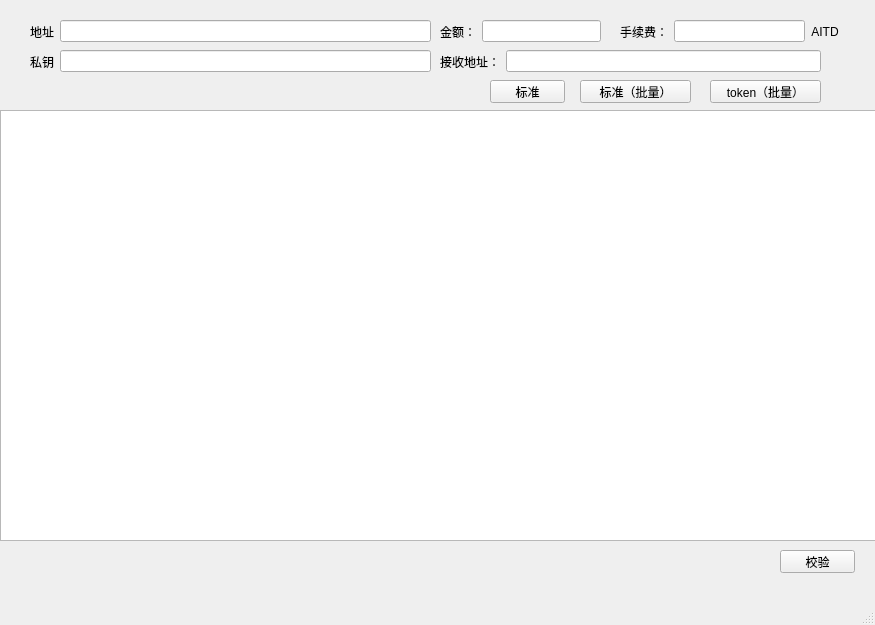
<?xml version="1.0" encoding="UTF-8"?>
<ui version="4.0">
 <class>MainWindow</class>
 <widget class="QMainWindow" name="MainWindow">
  <property name="geometry">
   <rect>
    <x>0</x>
    <y>0</y>
    <width>875</width>
    <height>625</height>
   </rect>
  </property>
  <property name="windowTitle">
   <string>MainWindow</string>
  </property>
  <widget class="QWidget" name="centralwidget">
   <widget class="QTableView" name="tableView">
    <property name="geometry">
     <rect>
      <x>0</x>
      <y>110</y>
      <width>881</width>
      <height>431</height>
     </rect>
    </property>
   </widget>
   <widget class="QPushButton" name="btn_std">
    <property name="geometry">
     <rect>
      <x>490</x>
      <y>80</y>
      <width>75</width>
      <height>23</height>
     </rect>
    </property>
    <property name="text">
     <string>标准</string>
    </property>
   </widget>
   <widget class="QPushButton" name="btn_std_batch">
    <property name="geometry">
     <rect>
      <x>580</x>
      <y>80</y>
      <width>111</width>
      <height>23</height>
     </rect>
    </property>
    <property name="text">
     <string>标准（批量）</string>
    </property>
   </widget>
   <widget class="QPushButton" name="btn_verify">
    <property name="geometry">
     <rect>
      <x>780</x>
      <y>550</y>
      <width>75</width>
      <height>23</height>
     </rect>
    </property>
    <property name="text">
     <string>校验</string>
    </property>
   </widget>
   <widget class="QWidget" name="layoutWidget">
    <property name="geometry">
     <rect>
      <x>440</x>
      <y>20</y>
      <width>161</width>
      <height>23</height>
     </rect>
    </property>
    <layout class="QHBoxLayout" name="horizontalLayout_3">
     <item>
      <widget class="QLabel" name="label_7">
       <property name="text">
        <string>金额：</string>
       </property>
       <property name="alignment">
        <set>Qt::AlignRight|Qt::AlignTrailing|Qt::AlignVCenter</set>
       </property>
      </widget>
     </item>
     <item>
      <widget class="QLineEdit" name="lineEdit_amount"/>
     </item>
    </layout>
   </widget>
   <widget class="QWidget" name="layoutWidget_2">
    <property name="geometry">
     <rect>
      <x>620</x>
      <y>20</y>
      <width>219</width>
      <height>23</height>
     </rect>
    </property>
    <layout class="QHBoxLayout" name="horizontalLayout_5">
     <item>
      <widget class="QLabel" name="label_8">
       <property name="text">
        <string>手续费：</string>
       </property>
       <property name="alignment">
        <set>Qt::AlignCenter</set>
       </property>
      </widget>
     </item>
     <item>
      <widget class="QLineEdit" name="lineEdit_fee"/>
     </item>
     <item>
      <widget class="QLabel" name="label_9">
       <property name="text">
        <string>AITD</string>
       </property>
       <property name="alignment">
        <set>Qt::AlignCenter</set>
       </property>
      </widget>
     </item>
    </layout>
   </widget>
   <widget class="QWidget" name="layoutWidget">
    <property name="geometry">
     <rect>
      <x>30</x>
      <y>20</y>
      <width>401</width>
      <height>23</height>
     </rect>
    </property>
    <layout class="QHBoxLayout" name="horizontalLayout">
     <item>
      <widget class="QLabel" name="label">
       <property name="text">
        <string>地址</string>
       </property>
      </widget>
     </item>
     <item>
      <widget class="QLineEdit" name="lineEdit_address"/>
     </item>
    </layout>
   </widget>
   <widget class="QWidget" name="layoutWidget">
    <property name="geometry">
     <rect>
      <x>30</x>
      <y>50</y>
      <width>401</width>
      <height>23</height>
     </rect>
    </property>
    <layout class="QHBoxLayout" name="horizontalLayout_2">
     <item>
      <widget class="QLabel" name="label_2">
       <property name="text">
        <string>私钥</string>
       </property>
      </widget>
     </item>
     <item>
      <widget class="QLineEdit" name="lineEdit_privkey"/>
     </item>
    </layout>
   </widget>
   <widget class="QWidget" name="layoutWidget">
    <property name="geometry">
     <rect>
      <x>440</x>
      <y>50</y>
      <width>381</width>
      <height>23</height>
     </rect>
    </property>
    <layout class="QHBoxLayout" name="horizontalLayout_4">
     <item>
      <widget class="QLabel" name="label_4">
       <property name="text">
        <string>接收地址：</string>
       </property>
      </widget>
     </item>
     <item>
      <widget class="QLineEdit" name="lineEdit_recieve"/>
     </item>
    </layout>
   </widget>
   <widget class="QPushButton" name="btn_contract_batch">
    <property name="geometry">
     <rect>
      <x>710</x>
      <y>80</y>
      <width>111</width>
      <height>23</height>
     </rect>
    </property>
    <property name="text">
     <string>token（批量）</string>
    </property>
   </widget>
  </widget>
  <widget class="QMenuBar" name="menubar">
   <property name="geometry">
    <rect>
     <x>0</x>
     <y>0</y>
     <width>875</width>
     <height>23</height>
    </rect>
   </property>
  </widget>
  <widget class="QStatusBar" name="statusbar"/>
 </widget>
 <resources/>
 <connections/>
</ui>
